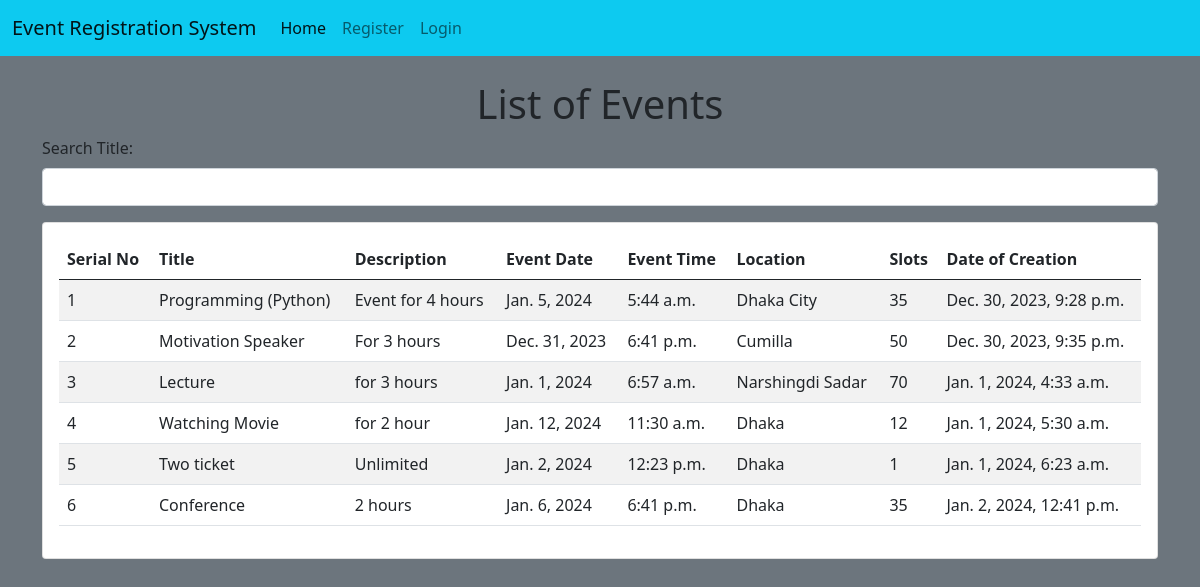
The page / on the database its author committed.
### events/models.py (models this page shows)
class Event(models.Model):
    title = models.CharField(max_length=100)
    description = models.CharField(max_length=200)
    event_date = models.DateField()
    event_time = models.TimeField(max_length=150)
    location_name = models.CharField(max_length=150)
    slot = models.IntegerField()
    created_at = models.DateTimeField(auto_now_add=True)

### events/views.py (the view)
# urls.py: 2. Add a URL to urlpatterns:  path('', views.home, name='home')
def home(request):
    event = Event.objects.all().values()
    template = loader.get_template('dashboard.html')
    context = {
        "event": event,
    }
    return HttpResponse(template.render(context, request))

### events/templates/dashboard.html (shortened to what this page needs)
{% extends "master.html" %}
{% block content %}
{% include "navbar.html" %}
<h1 class="text-center mt-4">List of Events</h1>
<div class="container">
    <div class="mb-3">
        <label for="searchTitle" class="form-label">Search Title:</label>
        <input type="text" class="form-control" id="searchTitle">
    </div>
    <div class="row">
        <div class="col-md-12">
            <div class="card">
                <div class="card-body">
                    <table class="table table-striped">
                        <thead>
                            <tr>
                                <th>Serial No</th>
                                <th>Title</th>
                                <th>Description</th>
                                <th>Event Date</th>
                                <th>Event Time</th>
                                <th>Location</th>
                                <th>Slots</th>
                                <th>Date of Creation</th>
                            </tr>
                        </thead>
                        <tbody>
                            {% for e in event %}
                                <tr>
                                    <td>{{ forloop.counter }}</td>
                                    <td>{{ e.title }}</td>
                                    <td>{{ e.description }}</td>
                                    <td>{{ e.event_date }}</td>
                                    <td>{{ e.event_time }}</td>
                                    <td>{{ e.location_name }}</td>
                                    <td>{{ e.slot }}</td>
                                    <td>{{ e.created_at }}</td>
                                </tr>
                            {% endfor %}
                        </tbody>
                    </table>
                </div>
            </div>
        </div>
    </div>
</div>
{% endblock %}

### rows shown on the page
Event: title "Programming (Python)", description "Event for 4 hours", event_date "Jan. 5, 2024", event_time "5:44 a.m.", location_name "Dhaka City", slot "35", created_at "Dec. 30, 2023, 9:28 p.m."
Event: title "Motivation Speaker", description "For 3 hours", event_date "Dec. 31, 2023", event_time "6:41 p.m.", location_name "Cumilla", slot "50", created_at "Dec. 30, 2023, 9:35 p.m."
Event: title "Lecture", description "for 3 hours", event_date "Jan. 1, 2024", event_time "6:57 a.m.", location_name "Narshingdi Sadar", slot "70", created_at "Jan. 1, 2024, 4:33 a.m."
Event: title "Watching Movie", description "for 2 hour", event_date "Jan. 12, 2024", event_time "11:30 a.m.", location_name "Dhaka", slot "12", created_at "Jan. 1, 2024, 5:30 a.m."
Event: title "Two ticket", description "Unlimited", event_date "Jan. 2, 2024", event_time "12:23 p.m.", location_name "Dhaka", slot "1", created_at "Jan. 1, 2024, 6:23 a.m."
Event: title "Conference", description "2 hours", event_date "Jan. 6, 2024", event_time "6:41 p.m.", location_name "Dhaka", slot "35", created_at "Jan. 2, 2024, 12:41 p.m."
